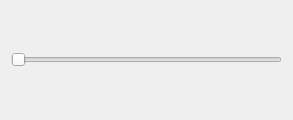
<?xml version="1.0" encoding="UTF-8"?>
<ui version="4.0">
 <class>Form</class>
 <widget class="QWidget" name="Form">
  <property name="geometry">
   <rect>
    <x>0</x>
    <y>0</y>
    <width>293</width>
    <height>120</height>
   </rect>
  </property>
  <property name="windowTitle">
   <string>Form</string>
  </property>
  <layout class="QVBoxLayout" name="verticalLayout">
   <item>
    <widget class="QSlider" name="horizontalSlider">
     <property name="orientation">
      <enum>Qt::Horizontal</enum>
     </property>
    </widget>
   </item>
  </layout>
 </widget>
 <resources/>
 <connections/>
</ui>
